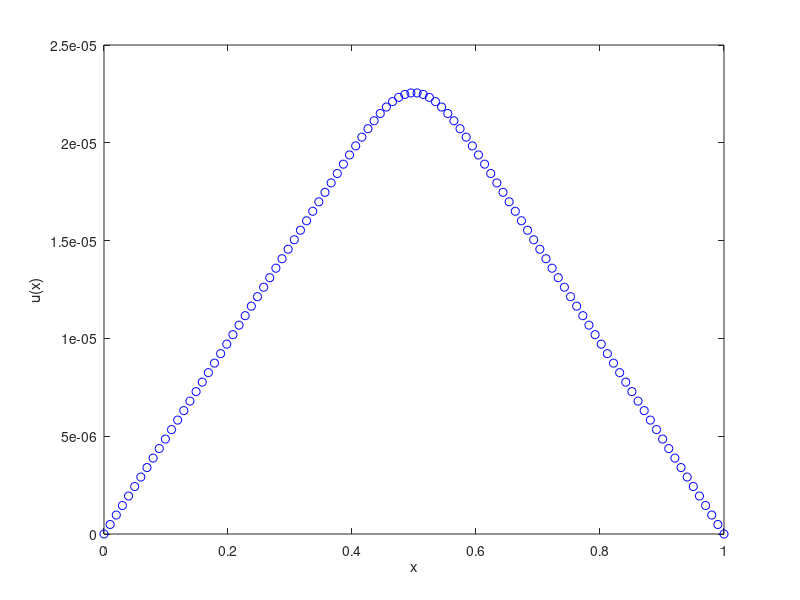

This figure's MATLAB source:
% Parameters
n = 100;         
h = 1 / (n + 1); 
x = linspace(0, 1, n+2);  

% Gaussian
sigma = 0.05;
mu = 0.5;
q = (1 / (sigma * sqrt(2 * pi))) * exp(-(x(2:end-1) - mu).^2 / (2 * sigma^2));

% Construct Ax=b
A = (1 / h^2) * (diag(2*ones(n,1)) + diag(-1 * ones(n-1, 1), 1) + diag(-1 * ones(n-1, 1), -1));
b = h^2 * q';

% Solve for u (interior points only)
u_interior = A \ b;

% Add boundary conditions
u = [0; u_interior; 0];  

% Plot the solution
figure;
plot(x, u, 'bo');
xlabel('x');
ylabel('u(x)');

